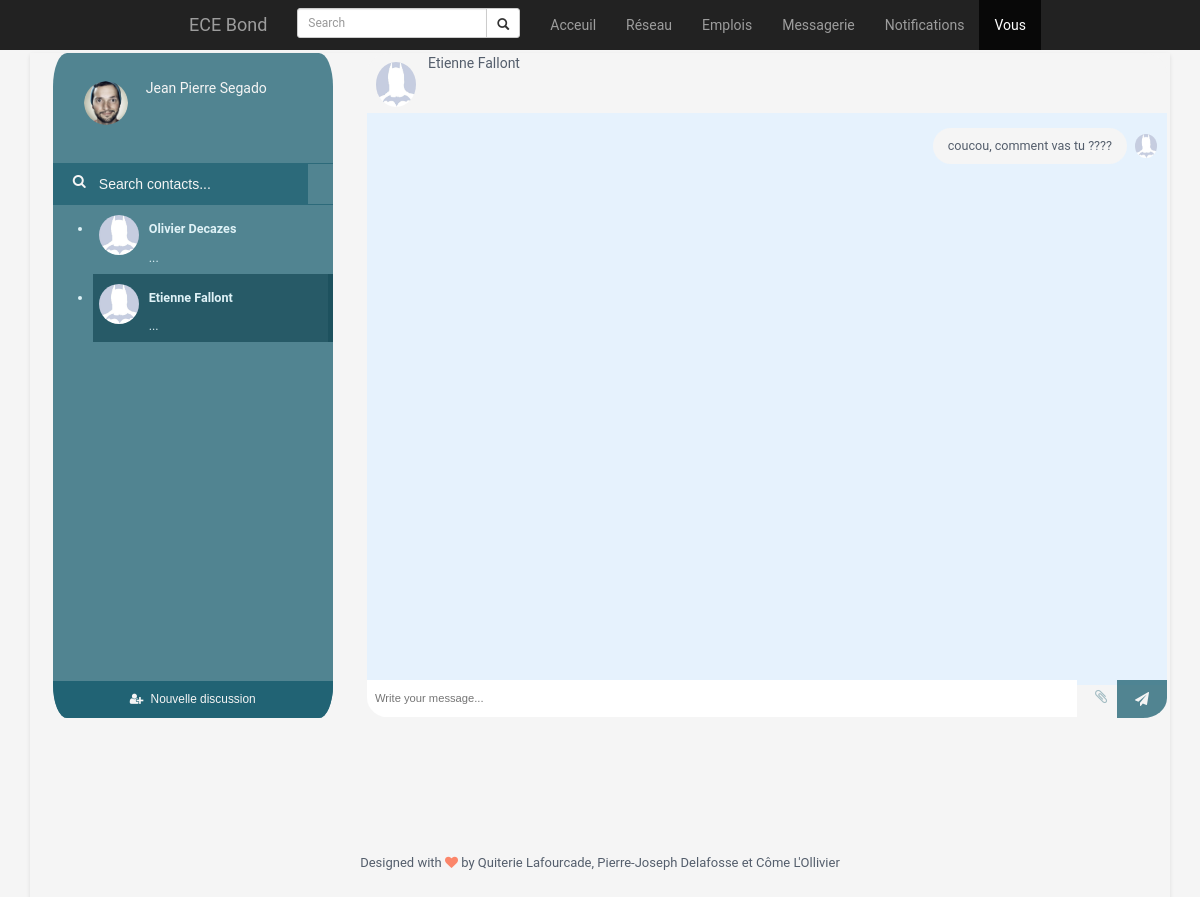
Screenshot of /message.php?contact=ef141352&discus=6 with the database file from the repository.
### tables this page shows
CREATE TABLE IF NOT EXISTS `utilisateur` (
  `login` varchar(10) NOT NULL,
  `email` varchar(60) NOT NULL,
  `nom` varchar(60) NOT NULL,
  `prenom` varchar(60) DEFAULT NULL,
  `password` varchar(20) DEFAULT NULL,
  `anniversaire` date DEFAULT NULL,
  `travail` varchar(50) DEFAULT NULL,
  `promotion` varchar(30) DEFAULT NULL,
  `majeure` varchar(30) DEFAULT NULL,
  `photoprofil` varchar(255) DEFAULT NULL,
  `dateco` datetime DEFAULT NULL,
  `formations` text,
  `experiences` text,
  `photofond` varchar(255) DEFAULT NULL,
  PRIMARY KEY (`login`)
);

CREATE TABLE IF NOT EXISTS `message` (
  `id_message` int(11) NOT NULL AUTO_INCREMENT,
  `id_discussion` int(11) NOT NULL,
  `id_emetteur` varchar(20) NOT NULL,
  `moment` timestamp NOT NULL DEFAULT CURRENT_TIMESTAMP,
  `textemessage` text,
  PRIMARY KEY (`id_message`),
  KEY `id_discussion` (`id_discussion`),
  KEY `id_emetteur` (`id_emetteur`)
);

### message.php (the view, shortened to what this page needs)
<?php
$con = connect_and_select_db();
$id_profile = "ad";
?>
<html>
<head>
    <link rel="stylesheet" href="https://maxcdn.bootstrapcdn.com/bootstrap/3.3.7/css/bootstrap.min.css">
    <link rel="stylesheet" href="assets/plugins/bootstrap/css/bootstrap.min.css">
    <link rel="stylesheet" href="assets/plugins/font-awesome/css/font-awesome.css">
    <link id="theme-style" rel="stylesheet" href="assets/css/styles.css">
    <link rel="stylesheet" href="assets/css/docs.css">
</head>
<body>
    <nav class="navbar-inverse navbar-fixed-top">
        <div class="container-fluid input-group">
            <div class="navbar-header">
                <a class="navbar-brand" href="#">ECE Bond</a>
            </div>
            <form class="navbar-form navbar-left" action="">
                <div class="input-group-sm">
                    <input type="text" class="form-control" placeholder="Search" name="search"></input>
                    <div class="input-group-btn">
                        <button class="btn btn-default" type="submit">
                            <i class="glyphicon glyphicon-search"></i>
                        </button>
                    </div>
                </div>
            </form>
            <ul class="nav navbar-nav navbar-right">
                <li>
                    <a href="index.php">Acceuil</a>
                </li>
                <li>
                    <a href="reseau.php">Réseau</a>
                </li>
                <li>
                    <a href="emploi.php">Emplois</a>
                </li>
                <li>
                    <a href="message.php">Messagerie</a>
                </li>
                <li>
                    <a href="notif.php">Notifications</a>
                </li>
                <li class="active">
                    <a href="profil.php">Vous</a>
                </li>
            </ul>
        </div>
    </nav>
    <div class="wrapper">
        <div id="frame">
            <div id="sidepanel">
                <div id="profile">
                    <div class="wrap">
                        <?php
                        $photo_profile = "assets/images/profile.png";
                        echo '
                        <img id="profile-img" src='.$photo_profile.' alt="" />
                        <p>Jean Pierre Segado</p>
                        ';
                        ?>
                    </div>
                </div>
                <div id="search">
                    <label>
                        <i class="fa fa-search" aria-hidden="true"></i>
                    </label>
                    <input type="text" placeholder="Search contacts..." />
                </div>
                <div id="contacts">
                    <ul>
                        <?php
                            $search = "SELECT emetteur, id_discus FROM discussion WHERE recepteur = '".$id_profile."' UNION SELECT recepteur, id_discus FROM discussion WHERE emetteur = '".$id_profile."'";
                            $result = mysqli_query($con, $search);
                            while($discu = mysqli_fetch_array($result)) {
                                $user_result = mysqli_query($con, "SELECT nom, prenom, photoprofil FROM utilisateur WHERE login = '".$discu['emetteur']."'");
                                while ($data = mysqli_fetch_array($user_result)) {
                                    $lastname = $data['nom'];
                                    $firstname = $data['prenom'];
                                    $photo = $data['photoprofil'];
                                    if ($photo=="") {$photo="assets/images/batman.jpg";}
                                    if(isset($_GET['contact'])){
                                        if ($discu['emetteur'] == $_GET['contact']) { $active="active";} else {$active="";}
                                    } else {$active="";}
                                    echo '
                                    <a href="message.php?contact='.$discu['emetteur'].'&amp;discus='.$discu['id_discus'].'">
                                    <li id="'.$discu["emetteur"].'" class="contact '.$active.'">
                                        <div class="wrap">
                                            <img src=' .$photo. ' alt="" />
                                                <div class="meta">
                                                <p class="name">' .$firstname. ' ' .$lastname. '</p>
                                                <p class="preview">...</p>
                                            </div>
                                        </div>
                                    </li>
                                    </a>
                                    ';
                                }
                            }
                        ?>
                    </ul>
                </div>
                <div id="bottom-bar">
                    <button id="new_discussion">
                        <i class="fa fa-user-plus fa-fw" aria-hidden="true"></i>
                        <span>Nouvelle discussion</span>
                    </button>
                </div>
            </div>
            <div class="content">
                <div id="" class="contact-profile">
                    <?php
                    if(isset($_GET['contact'])){
                    $contact_profile = mysqli_query($con, "SELECT nom, prenom, photoprofil FROM utilisateur WHERE login = '".$_GET['contact']."'");
                    while ($data = mysqli_fetch_array($contact_profile)) {
                        $lastname = $data['nom'];
                        $firstname = $data['prenom'];
                        $photo_contact = $data['photoprofil'];
                        if ($photo_contact=="") {$photo_contact="assets/images/batman.jpg";}
                        echo'
                        <img src='.$photo_contact.' alt="" />
                        <p>'.$firstname.' '.$lastname.'</p>';
                    }
                    }
                    ?>
                </div>
                <div class="messages">
                    <ul>
                    <?php
                        if(isset($_GET['discus'])){
                        $search = "SELECT textemessage, id_emetteur FROM `message` WHERE id_discussion = '".$_GET['discus']."' ORDER BY moment;";
                        $result = mysqli_query($con, $search);
                        while($row = mysqli_fetch_array($result)) {
                            $message = $row['textemessage'];
                            if ($row['id_emetteur']==$id_profile) {
                                $class = "sent";
                                $photo_text = $photo_profile;
                            } else {
                                $class="replies";
                                $photo_text = $photo_contact;
                            }
                            echo'
                            <li class='.$class.'>
                                <img src='.$photo_text.' alt="" />
                                <p>'.$message.'</p>
                            </li>';
                        }
                    }
                    ?>
                    </ul>
                </div>
                <div class="message-input">
                    <div class="wrap">
                        <?php
                        if(isset($_GET['discus']) && isset($_GET['contact'])){
                            echo '
                            <form method="POST" action="">
                                <input type="text" id="new_message" name="new_message" placeholder="Write your message..." />
                                <i class="fa fa-paperclip attachment" aria-hidden="true"></i>
                                <button type="submit" class="submit">
                                    <i class="fa fa-paper-plane" aria-hidden="true"></i>
                                </button>
                            </form>
                            ';
                        }
                        ?>
                    </div>
                </div>
            </div>
        </div>
        <footer class="footer">
            <div class="text-center">
                    <small class="copyright">Designed with <i class="fa fa-heart"></i> by Quiterie Lafourcade, Pierre-Joseph Delafosse et Côme L'Ollivier</small>
            </div>
        </footer>
    </div>
</body>
</html>

### rows the page displays
utilisateur: prenom "Olivier", nom "Decazes"
utilisateur: prenom "Etienne", nom "Fallont"
message: textemessage "coucou, comment vas tu ????"
